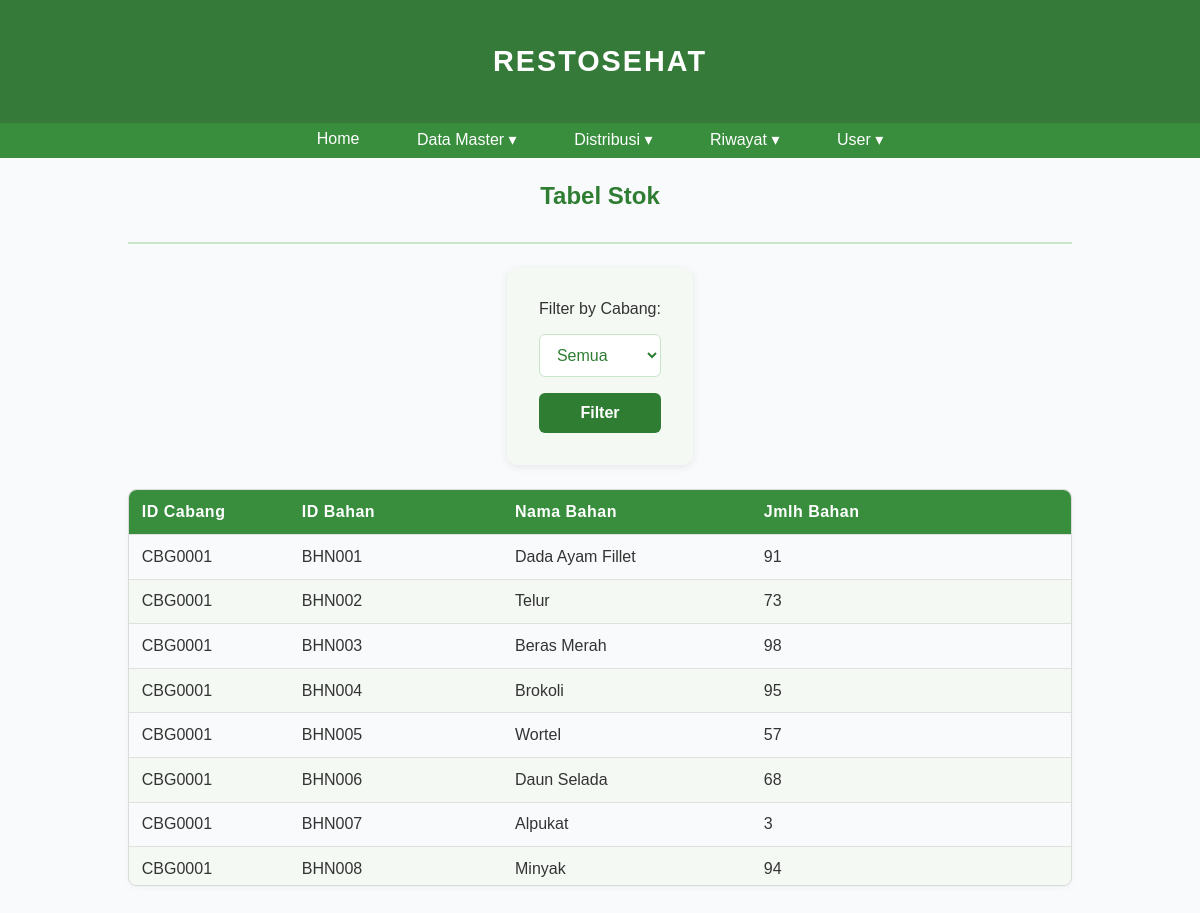
The app's page /stok (signed in), older data.
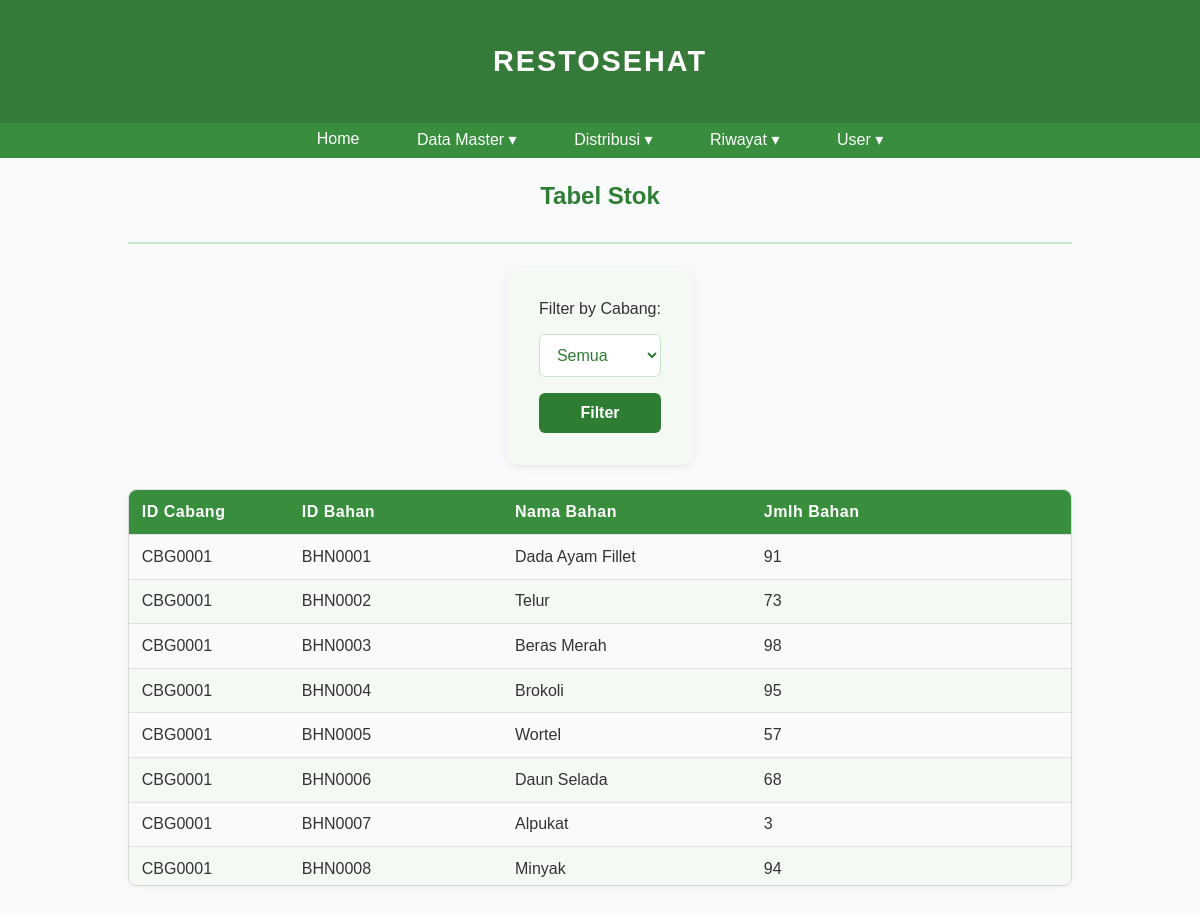
The same page, newer data.
### main.py (models this page shows, shortened)
class Stock(db.Model):
    idPrefix = 'STK'
    id = db.Column(db.String(5), primary_key=True)
    idCabang = db.Column(db.String(5), ForeignKey('cabang.id', ondelete='CASCADE'), nullable=False,)
    idBahan = db.Column(db.String(5), ForeignKey('bahan.id', ondelete='CASCADE'), nullable=False)
    namaBahan = db.Column(db.String(200), nullable=False)
    jmlhBahan = db.Column(db.Integer, nullable=False)

### main.py (the view)
@app.route("/stok", methods=['POST', 'GET'])
@login_required
def stok():
    selected_cabang = request.args.get("cabang")
    if selected_cabang:
        stocks = Stock.query.filter_by(idCabang=selected_cabang).order_by(Stock.idCabang).all()
    else:
        stocks = Stock.query.order_by(Stock.idCabang).all()
    cabangs = Cabang.query.order_by(Cabang.id).all()
    return render_template('stok.html', stocks=stocks, cabangs=cabangs, selected_cabang=selected_cabang)

### main.py (called while the page is built)
@login_manager.user_loader
def load_user(user_id):
    return User.query.get(user_id)

### templates/stok.html (shortened to what this page needs)
{% extends 'base.html' %}
{% block body %}
<div class="content">
    <div class="head-content">
        <p>Tabel Stok</p>
    </div>
    <div class="main-content">
        {% if stocks|length < 1 %}
        <h4>Kosong</h4>
        {% else %}
        <div class="filter">
            <form method="get" action="{{ url_for('stok') }}">
                <label for="cabang">Filter by Cabang:</label>
                <select name="cabang" id="cabang">
                    <option value="">Semua</option>
                </select>
                <input type="submit" value="Filter">
            </form>
        </div>
        <div class="table-container">
            <table>
                <thead>
                    <tr>
                        <th>ID Cabang</th>
                        <th>ID Bahan</th>
                        <th>Nama Bahan</th>
                        <th>Jmlh Bahan</th>
                    </tr>
                </thead>
                <tbody>
                    {% for stock in stocks %}
                    <tr>
                        <td>{{ stock.idCabang }}</td>
                        <td>{{ stock.idBahan }}</td>
                        <td>{{ stock.namaBahan }}</td>
                        <td>{{ stock.jmlhBahan }}</td>
                    </tr>
                    {% endfor %}
                </tbody>
            </table>
        </div>
        {% endif %}
    </div>
</div>
{% endblock %}

Row changes from the older to the newer data that the page shows:
changed Stock "Dada Ayam Fillet": idBahan "BHN001" → "BHN0001"
changed Stock "Telur": idBahan "BHN002" → "BHN0002"
changed Stock "Beras Merah": idBahan "BHN003" → "BHN0003"
changed Stock "Brokoli": idBahan "BHN004" → "BHN0004"
changed Stock "Wortel": idBahan "BHN005" → "BHN0005"
changed Stock "Daun Selada": idBahan "BHN006" → "BHN0006"
changed Stock "Alpukat": idBahan "BHN007" → "BHN0007"
changed Stock "Minyak": idBahan "BHN008" → "BHN0008"
